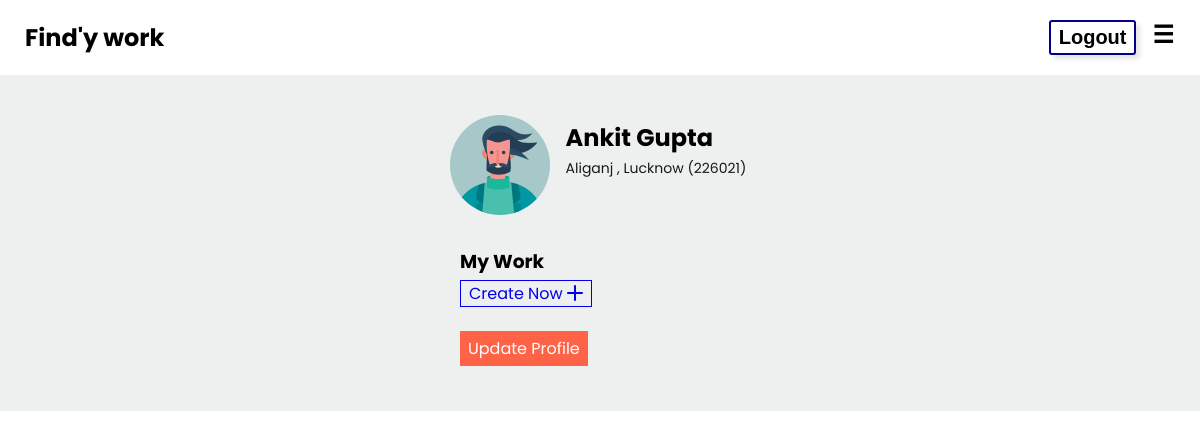
The app's page /profile/ (signed in) with its own data.
### app/models.py (models this page shows)
class UserProfile(models.Model):
    phone = models.CharField(max_length = 20)
    pincode = models.CharField(max_length = 10)
    address = models.CharField(max_length=250 , null = True, blank = True)
    gender = models.CharField(max_length=250 , null = True)
    username = models.ForeignKey(User , on_delete = models.CASCADE)

### app/views.py (the view)
# urls.py: path('profile/',profile , name = "profile"),
def profile(request):
    if request.session.has_key('username'):
        try:
            user = User.objects.get(username=request.session['username'])
            data = UserProfile.objects.get(username=user)
            return render(request, 'app/user/userprofile.html', {'option': True, 'data': data})
        except:
            try:
                user = User.objects.get(username=request.session['username'])
                data = WorkerProfile.objects.get(username=user)
                obj = Bid.objects.filter(worker = data , isassigned = True)
                ratings = []
                for i in obj:
                    work = Work.objects.get(id = i.work.id)
                    get = Rating.objects.filter(work = work)
                    ratings.extend(get)
                print(ratings)
                return render(request, 'app/worker/workerprofile.html', {'option': True, 'data': data, 'btn': True , 'ratings': ratings})
            except:
                return HttpResponse('Error 404')
    return HttpResponse('Error 404')

### templates/app/user/userprofile.html (shortened to what this page needs)
{% extends 'base.html' %}  {% block body %} {% load static %}
<div class="bg">
  <div class="profile_section">
    <div class="img_section">
      <img
        src="{% static 'images/male.png' %}"
        alt="profile"
        width="100px"
        height="100px"
        style="border-radius: 50% !important; padding: 15px 6px"
      />
    </div>
    <div class="content_section">
      <h2>{{data.username.first_name}} {{data.username.last_name}} </h2>
      <span style="color: rgba(0, 0, 0, 0.9); font-size: 14px"
        >{{data.address}} ({{data.pincode}})</span
      >
    </div>
  </div>
  <div style="width: 300px; height: auto; margin: 0 auto">
    <div style="margin-left: 10px">
      <h3 style="margin: 10px 0px 5px 0px;">My Work</h3>
      <a href="{% url 'myworks' %}" style="text-decoration: none;"   class="bordered">Create Now <i class="bi bi-plus-lg"></i></a>
    </div>
        <div style="margin-left: 10px; margin-top:30px">
          <a href="{% url 'editprofile' %}" style="text-decoration: none;background: tomato;padding: 6px 8px;color: white;">Update Profile</a>
         </div>
    </div>
</div>
{% endblock %}

### static/style.css (style rules this page uses)
body { margin: 0; font-family: "Poppins", sans-serif !important; -webkit-font-smoothing: antialiased; -moz-osx-font-smoothing: grayscale; }
.container h1, span { margin: 0; }
.profile_section { display: flex; justify-content: center; width: 100%; height: auto; padding: 25px 0px 0px 0px; }
.profile_section h2, h4 { padding: 0; margin: 0; }
.profile_section .content_section { padding: 20px 10px; }
.bordered { border: 1px solid; padding: 1px 8px; }

### templates/app/user/userprofile.html (style rules this page uses)
.bg { height: auto; width: 100%; background: rgba(199, 201, 202, 0.3); padding-bottom: 50px; }

### records on screen
UserProfile: username.first_name "Ankit", username.last_name "Gupta", address "Aliganj , Lucknow", pincode "226021"
